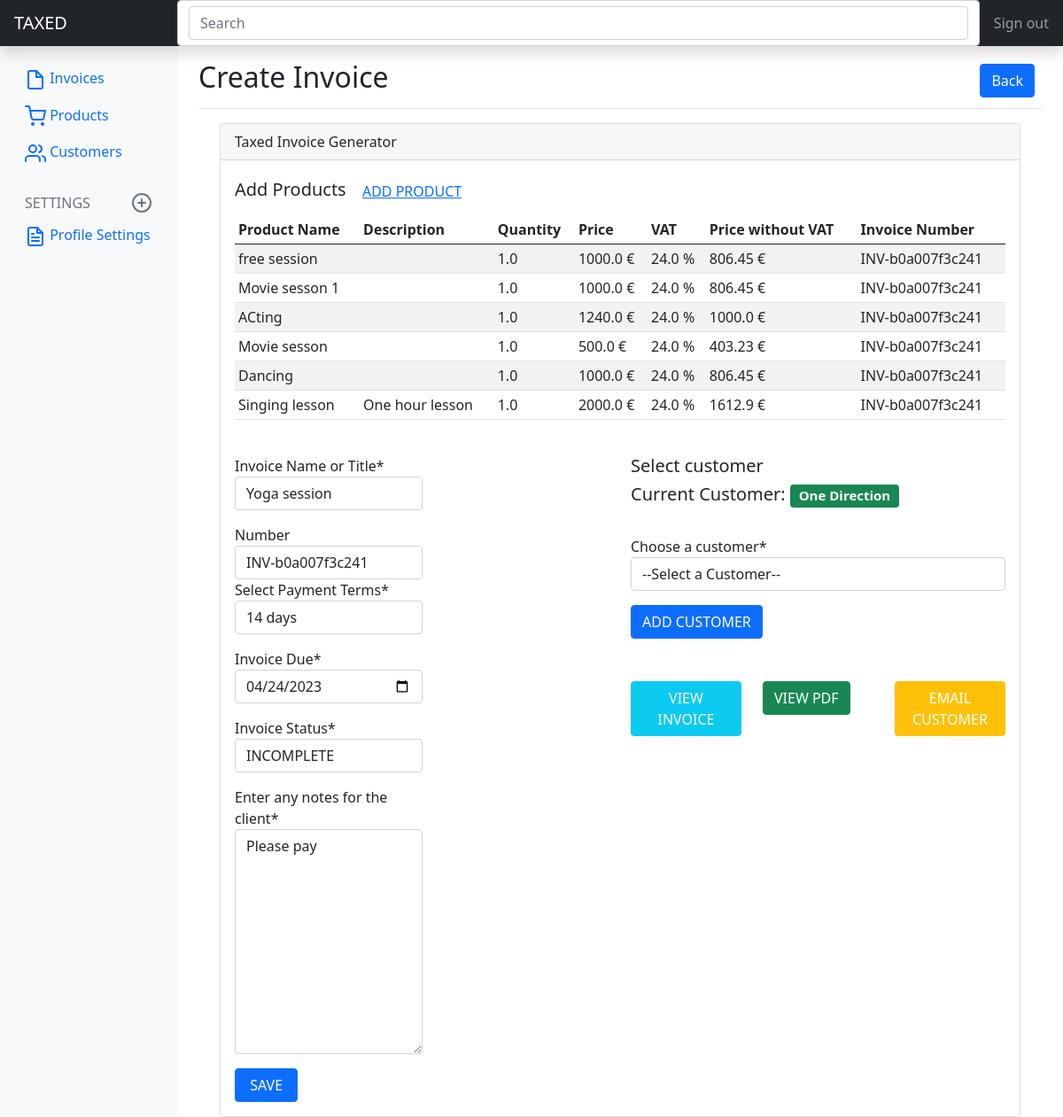
The app's page /invoice/create-build-invoice/inv-b0a007f3c241-080eb4c3874f (signed in) with its own data.
### invoice/models.py (models this page shows, shortened)
class Product(models.Model):
    CURRENCY = [
        ('$', 'USD'),
        ('€', 'EUR')
    ]
    name = models.CharField(null=True, blank=True, max_length=100)
    description = models.TextField(null=True, blank=True)
    quantity = models.FloatField(null=True, blank=True)
    price = models.FloatField(null=True, blank=True)
    vat_rate = models.FloatField(null=True, blank=True)
    price_wo_VAT = models.FloatField(null=True, blank=True)
    currency = models.CharField(choices=CURRENCY, default='€', max_length=100)
    invoice = models.ForeignKey(Invoice, null=True, on_delete=models.SET_NULL)
    user = models.ForeignKey(User, null=True, on_delete=models.SET_NULL)
    uniqueId = models.CharField(null=True, blank=True, max_length=100)
    slug = models.SlugField(max_length=500, unique=True, blank=True, null=True)
    updated = models.DateTimeField()
    created = models.DateTimeField()
    class Meta:
        ordering = ['-updated', '-created']
    def __str__(self):
        return f"{self.name} - {self.uniqueId}"

class Invoice(models.Model):
    TERMS = [
        ('14 days', '14 days'),
        ('30 days', '30 days'),
        ('60 days', '60 days')
    ]
    STATUS = [
        ('INCOMPLETE', 'INCOMPLETE'),
        ('SENT', 'SENT'),
        ('OVERDUE', 'OVERDUE'),
        ('PAID', 'PAID'),
    ]
    name = models.CharField(null=True, blank=True, max_length=100)
    number = models.CharField(null=True, blank=True, max_length=100)
    due_date = models.DateField(null=True, blank=True)
    payment_terms = models.CharField(choices=TERMS, default='14 days', max_length=100)
    status = models.CharField(choices=STATUS, default='CURRENT', max_length=100)
    notes = models.TextField(null=True, blank=True)
    customer = models.ForeignKey(Customer, blank=True, null=True, on_delete=models.SET_NULL)
    user = models.ForeignKey(User, null=True, on_delete=models.SET_NULL)
    uniqueId = models.CharField(null=True, blank=True, max_length=100)
    slug = models.SlugField(max_length=500, unique=True, blank=True, null=True)
    updated = models.DateTimeField()
    created = models.DateTimeField()
    class Meta:
        ordering = ['-updated', '-created']
    def __str__(self):
        return f"{self.number} - {self.uniqueId}"

class Customer(models.Model):
    name = models.CharField(max_length=200, null=True, blank=True)
    address = models.CharField(max_length=200, null=True, blank=True)
    business_id = models.CharField(blank = True, max_length=100, null=True)
    postal_code = models.CharField(max_length=10, null=True, blank=True)
    city = models.CharField(max_length=100, null=True, blank=True)
    telephone = models.CharField(max_length=100, null=True, blank=True)
    email = models.EmailField(unique=True, null=True)
    user = models.ForeignKey(User, null=True, on_delete=models.SET_NULL)
    uniqueId = models.CharField(blank = True, max_length=100, null=True)
    slug = models.SlugField(max_length=500, unique=True, blank=True, null=True)
    updated = models.DateTimeField()
    created = models.DateTimeField()
    class Meta:
        ordering = ['-updated', '-created']

### invoice/views.py (the view, shortened to what this page needs)
# urls.py: path('create-build-invoice/<slug:slug>', views.create_build_invoice, name="create-build-invoice"),
@login_required
def create_build_invoice(request, slug):
    try:
        invoice = Invoice.objects.get(slug = slug)
    except:
        messages.error(request, "Something went wrong")
        return redirect('invoice:invoices')
    products = invoice.product_set.all()
    context = {'products': products, 'invoice': invoice}
    if request.method == "GET":
        prod_form = ProductForm()
        inv_form = InvoiceForm(instance = invoice)
        customer_form = CustomerSelectForm(initial_customer = invoice.customer, user = invoice.user, instance = invoice )
        context['prod_form'] = prod_form
        context['inv_form'] = inv_form
        context['customer_form'] = customer_form
        print(context)
        return render(request, 'invoice/create-invoice.html', context)

### invoice/forms.py
class ProductForm(forms.ModelForm):
    class Meta:
        model = Product
        fields = ['name', 'description', 'quantity',
                  'price', 'vat_rate', 'currency']

### invoice/templates/invoice/create-invoice.html (shortened to what this page needs)
{% extends 'base.html' %}
{% load static %}
{% load crispy_forms_tags %}
{% block css %}
<link href="{% static 'styles/bootstrap.min.css' %}" rel="stylesheet">
{% endblock css %}
{% block content %}
  <div class="d-flex justify-content-between flex-wrap flex-md-nowrap align-items-center pt-3 pb-2 mb-3 border-bottom">
    <h1 class="h2">Create Invoice</h1>
    <div class="btn-toolbar mb-2 mb-md-0">
      <div class="btn-group me-2">
        <a href="{% url 'invoice:invoices' %}" type="button" class="btn btn-primary">Back</a>
      </div>
    </div>
  </div>
  <div class="container-fluid">
    <div class="card">
      <div class="card-header">
        Taxed Invoice Generator
      </div>
      <div class="card-body">
        <div class="row">
          <div class="col-lg-12">
            <h5 class="card-title">Add Products
              <button href="#addProductModal" type="button" class="btn btn-link" data-bs-toggle="modal"> ADD PRODUCT </button>
            </h5>
            {% if products|length > 0 %}
            <div class="table-responsive">
              <table class="table table-striped table-sm">
                <thead>
                  <tr>
                    <th>Product Name</th>
                    <th>Description</th>
                    <th>Quantity</th>
                    <th>Price</th>
                    <th>VAT</th>
                    <th>Price without VAT</th>
                    <th>Invoice Number</th>
                  </tr>
                </thead>
                <tbody>
                  {% for product in products %}
                <tr>
                  <td>{{product.name}}</td>
                  <td>{{product.description}}</td>
                  <td>{{product.quantity}}</td>
                  <td>{{product.price}} {{product.currency}}</td>
                  <td>{{product.vat_rate}} %</td>
                  <td>{{product.price_wo_VAT}} {{product.currency}}</td>
                  <td>{{product.invoice.number}}</td>
                </tr>
                  {% endfor %}
                </tbody>
              </table>
            </div>
            {% endif %}
          </div>
        </div>
        <br>
        <div class="row">
          <div class="col-lg-6">
            <form class="" action="#" method="post">
              {% crispy inv_form %}
            </form>
          </div>
          <div class="col-lg-6">
            <h5 class="card-title"> Select customer </h5>
            <h5 class="card-title"> Current Customer: <span class="badge bg-success">{{invoice.customer.name}}</span> </h5>
            <br>
            <div class="mb-5">
              <form class="" action="#" method="post">
                {{customer_form|crispy}}
                <button type="submit" class="btn btn-primary">ADD CUSTOMER</button>
              </form>
            </div>
            <div class="row">
              <div class="col-lg-4">
                <a href="{% url 'invoice:view-invoice' invoice.slug %}"><button class="btn btn-info text-white"> VIEW INVOICE </button></a>
              </div>
              <div class="col-lg-4">
                <a href="{% url 'invoice:view-document-invoice' invoice.slug %}"><button class="btn btn-success text-white"> VIEW PDF </button></a>
              </div>
              <div class="col-lg-4">
                <a href="#"><button class="btn btn-warning text-white"> EMAIL CUSTOMER </button></a>
              </div>
            </div>
          </div>
        </div>
      </div>
    </div>
  </div>
{% endblock content %}

### records on screen
Product: name "free session", quantity "1.0", price "1000.0", currency "€", vat_rate "24.0", price_wo_VAT "806.45", invoice.number "INV-b0a007f3c241"
Product: name "Movie sesson 1", quantity "1.0", price "1000.0", currency "€", vat_rate "24.0", price_wo_VAT "806.45", invoice.number "INV-b0a007f3c241"
Product: name "ACting", quantity "1.0", price "1240.0", currency "€", vat_rate "24.0", price_wo_VAT "1000.0", invoice.number "INV-b0a007f3c241"
Product: name "Movie sesson", quantity "1.0", price "500.0", currency "€", vat_rate "24.0", price_wo_VAT "403.23", invoice.number "INV-b0a007f3c241"
Product: name "Dancing", quantity "1.0", price "1000.0", currency "€", vat_rate "24.0", price_wo_VAT "806.45", invoice.number "INV-b0a007f3c241"
Product: name "Singing lesson", description "One hour lesson", quantity "1.0", price "2000.0", currency "€", vat_rate "24.0", price_wo_VAT "1612.9", invoice.number "INV-b0a007f3c241"
Invoice: name "Yoga session", number "INV-b0a007f3c241", payment_terms "14 days", due_date "04/24/2023", status "INCOMPLETE", notes "Please pay", customer.name "One Direction", customer "--Select a Customer--"
